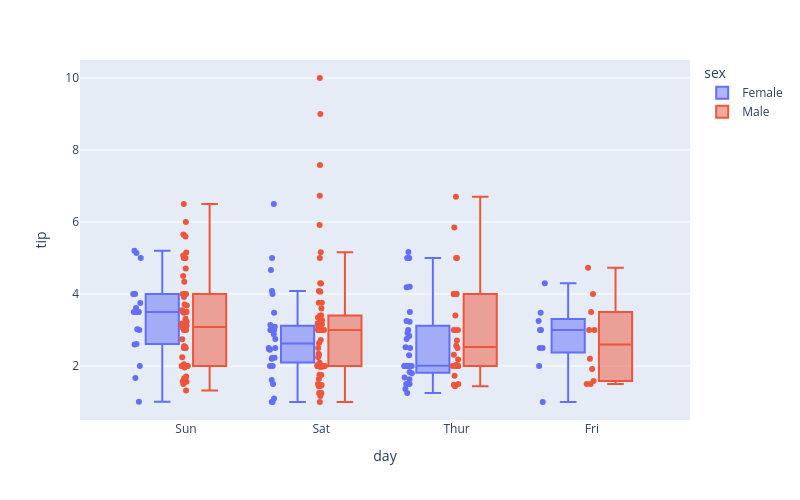

The code cell stored with this chart in its notebook:
### Code cell
# Load tips dataset
tips = sns.load_dataset("tips")

fig = px.box(
    tips,
    x="day",
    y="tip",
    color="sex",     # hue in seaborn = color in px
    points="all",    # show data points
    width=800,
    height=500
)

fig.show()

### Figure 1 — Plotly figure (JSON) as saved in the notebook; plotly's stock layout.template omitted (floating-point values rounded to 4 significant figures; data arrays with more than 128 entries replaced by an {"elided": "..."} marker saying what was removed)
{"data": [{"alignmentgroup": "True", "boxpoints": "all", "hovertemplate": "sex=Female<br>day=%{x}<br>tip=%{y}<extra></extra>", "legendgroup": "Female", "marker": {"color": "#636efa"}, "name": "Female", "notched": false, "offsetgroup": "Female", "orientation": "v", "showlegend": true, "type": "box", "x": ["Sun", "Sun", "Sun", "Sun", "Sun", "Sun", "Sat", "Sat", "Sat", "Sat", "Sat", "Sat", "Sun", "Sun", "Sat", "Sat", "Sat", "Sat", "Sat", "Sat", "Sat", "Thur", "Thur", "Fri", "Fri", "Fri", "Fri", "Fri", "Sat", "Sat", "Sat", "Sat", "Sat", "Sun", "Sun", "Thur", "Thur", "Thur", "Thur", "Thur", "Thur", "Thur", "Thur", "Thur", "Thur", "Thur", "Thur", "Thur", "Thur", "Thur", "Thur", "Thur", "Thur", "Thur", "Thur", "Thur", "Thur", "Sun", "Sun", "Sun", "Sun", "Sun", "Sat", "Sat", "Sun", "Sun", "Sun", "Thur", "Thur", "Thur", "Thur", "Thur", "Thur", "Thur", "Sat", "Sat", "Sat", "Sat", "Sat", "Fri", "Fri", "Fri", "Fri", "Sat", "Sat", "Sat", "Thur"], "x0": " ", "xaxis": "x", "y": [1.01, 3.61, 5.0, 3.02, 1.67, 3.5, 2.75, 2.23, 3.0, 3.0, 2.45, 3.07, 2.6, 5.2, 1.5, 2.47, 1.0, 3.0, 3.14, 5.0, 2.2, 1.83, 5.17, 1.0, 4.3, 3.25, 2.5, 3.0, 2.5, 3.48, 4.08, 4.0, 1.0, 4.0, 3.5, 1.5, 1.8, 2.92, 1.68, 2.52, 4.2, 2.0, 2.0, 2.83, 1.5, 2.0, 3.25, 1.25, 2.0, 2.0, 2.75, 3.5, 5.0, 2.3, 1.5, 1.36, 1.63, 5.14, 3.75, 2.61, 2.0, 3.0, 1.61, 2.0, 4.0, 3.5, 3.5, 4.19, 5.0, 2.0, 2.01, 2.0, 2.5, 3.23, 2.23, 2.5, 6.5, 1.1, 3.09, 3.48, 3.0, 2.5, 2.0, 2.88, 4.67, 2.0, 3.0], "y0": " ", "yaxis": "y"}, {"alignmentgroup": "True", "boxpoints": "all", "hovertemplate": "sex=Male<br>day=%{x}<br>tip=%{y}<extra></extra>", "legendgroup": "Male", "marker": {"color": "#EF553B"}, "name": "Male", "notched": false, "offsetgroup": "Male", "orientation": "v", "showlegend": true, "type": "box", "x": {"elided": "157 str values"}, "x0": " ", "xaxis": "x", "y": {"elided": "157 float values"}, "y0": " ", "yaxis": "y"}], "layout": {"boxmode": "group", "height": 500, "legend": {"title": {"text": "sex"}, "tracegroupgap": 0}, "margin": {"t": 60}, "width": 800, "xaxis": {"anchor": "y", "domain": [0, 1], "title": {"text": "day"}}, "yaxis": {"anchor": "x", "domain": [0, 1], "title": {"text": "tip"}}}}
